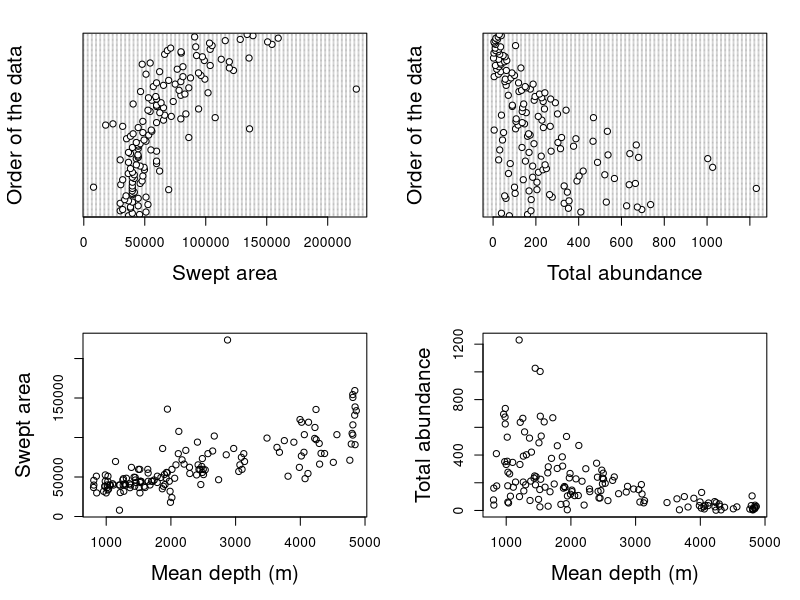
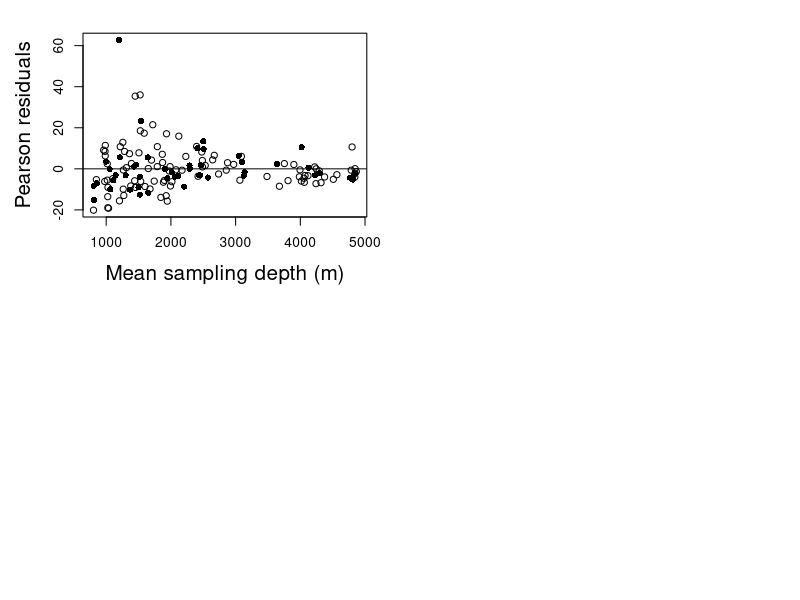
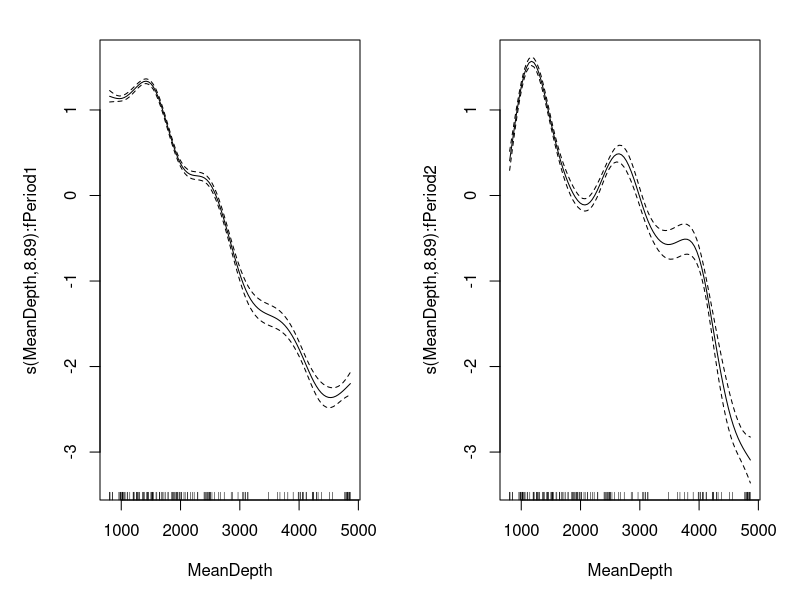
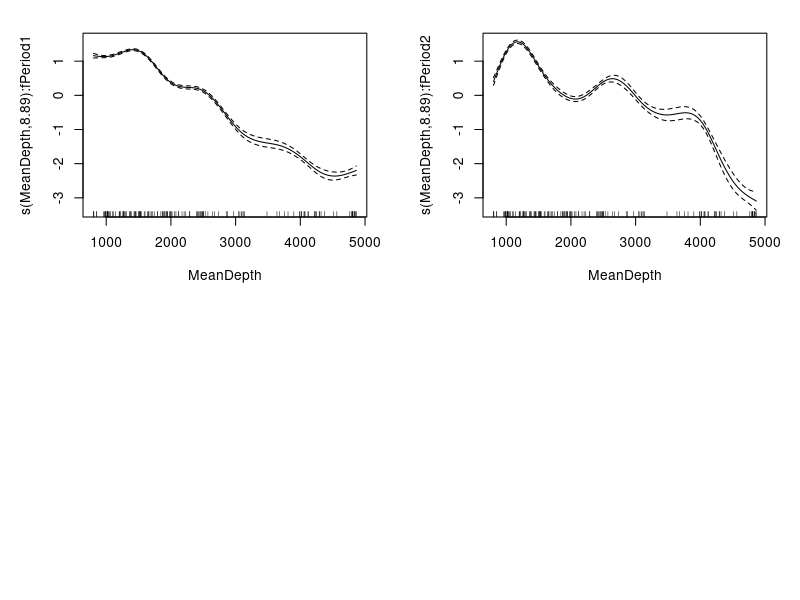

Here is the R script that generated these plots, in order: (Note: this script raises an error after producing the figures.)
#    Beginner's Guide to GAM with R
#    Alain Zuur

#    www.highstat.com

#    This program is distributed in the hope that it will be useful,
#    but WITHOUT ANY WARRANTY; without even the implied warranty of
#    MERCHANTABILITY or FITNESS FOR A PARTICULAR PURPOSE.  See the
#    GNU General Public License for more details.


##############################################################
#Load the data
DF1 <-read.table("BaileyDensity.txt", 
                 header = TRUE)
DF2 <- DF1[DF1$MeanDepth > 800,]
DF  <- na.exclude(DF2)

#Inspect the results
names(DF)
str(DF)


##############################################################
#Housekeeping: load packages and support functions
library(lattice) #For multi-panel graphs
library(MASS)    #For NB GLM
library(mgcv)    #For GAMs



###############################################
#Section 4.2 review of GLM. Count data approach

DF$fPeriod <- factor(DF$Period)


#Figure 4.1
par(mfrow = c(2,2), mar = c(5,5,2,2))
dotchart(DF$SweptArea, 
         cex.lab = 1.5,
         xlab = "Swept area",
         ylab = "Order of the data")

dotchart(DF$TotAbund, 
         cex.lab = 1.5,
         xlab = "Total abundance",
         ylab = "Order of the data")

plot(x = DF$MeanDepth, 
     y = DF$SweptArea,
     xlab = "Mean depth (m)",
     ylab = "Swept area",
     cex.lab = 1.5)

plot(x = DF$MeanDepth, 
     y = DF$TotAbund,
     xlab = "Mean depth (m)",
     ylab = "Total abundance",
     cex.lab = 1.5)

######################################################
#Section 4.4 Results of Piosson and NB GLM

#Fit the models C1 and C2
C1 <- glm(TotAbund ~ MeanDepth * fPeriod,
          family = poisson, 
          data = DF)

C2 <- glm(TotAbund ~ MeanDepth * fPeriod,
          family = poisson(link = "identity"),
          start = coef(C1),
          data = DF)
#Warnings in C2!

AIC(C1, C2)

#Calculate the overdispersion
E1 <- resid(C1, type = "pearson")
N  <- nrow(DF)
p  <- length(coef(C1))
Overdispersion <- sum(E1^2) / (N - p)
Overdispersion

MyXLab <- "Mean sampling depth (m)"
MyYLab <- expression(paste("Fish density (",m^{-2}, ")"))
DF$MyPch <- c(1,16)[DF$Period]
#Figure 4.3
par(mar = c(5,5,2,2))
plot(x = DF$MeanDepth, 
     y = E1,
     cex.lab = 1.5,
     pch = DF$MyPch,
     xlab = MyXLab,
     ylab = "Pearson residuals")
abline(h = 0)

#Fit model C3
C3 <- glm.nb(TotAbund ~ MeanDepth * fPeriod,
             data = DF)


####################################################################
#Section 4.6 Poisson GLM with offset

#Fit Model C4
DF$LogSA <- log(DF$SweptArea)
C4 <- glm(TotAbund ~ MeanDepth * fPeriod + offset(LogSA),
         family = poisson, 
         data = DF)


####################################################################
#Section 4.8 Poisson and NB GAM with offset
#Fit Model C6
C6 <- gam(TotAbund ~ s(MeanDepth, by = fPeriod) + fPeriod + offset(LogSA),
          family = poisson, 
          data = DF)

#Calcualte overdispersion
E6 <- resid(C6, type = "pearson")
Overdispersion <- sum(E6^2) / (C6$df.res)
Overdispersion

summary(C6)


#To plot the smoothers we can use the following commands
par(mfrow = c(1,2))
plot(C6)

par(mfrow = c(2,2))
plot(C6, all.terms = TRUE)

par(mfrow = c(1,2))
plot(C6,select = c(1), main ="Period 1")
plot(C6,select = c(2), main ="Period 2")

par(mfrow = c(2,2))
plot(C6, all.terms = TRUE, resid = TRUE, scale = FALSE)

par(mfrow = c(1,2))
plot(C6, shade = TRUE, scale = FALSE)


#Fit Model C7
C7 <- gam(TotAbund ~ s(MeanDepth, by = fPeriod) + fPeriod +
                     offset(LogSA),
          family = negbin(theta = c(1,10)),
          data = DF)
summary(C7)
#See the warning for the more up to date mgcv version.
#Use:
C7 <- gam(TotAbund ~ s(MeanDepth, by = fPeriod) + fPeriod +
                     offset(LogSA),
          family = nb(),
          data = DF)
#theta <- getTheta(C7)


#Fit Model C8
C8 <- gam(TotAbund ~ s(MeanDepth) + fPeriod +
                     offset(LogSA),
          family = nb(theta = 2.048),  #Slightly difference values as in book
          data = DF)                   #Due to different mgcv version! 

AIC(C7, C8)


#Figure 4.4
par(mfrow=c(1,2), mar = c(5,6,3,2))
plot(C7, select = 1, main = "Period 1")
plot(C7, select = 2, main = "Period 2")


##########################################################################
#Figure 4.5
MeanDepth.1 <- DF$MeanDepth[DF$fPeriod=="1"]
MeanDepth.2 <- DF$MeanDepth[DF$fPeriod=="2"]

MLSA1 <- mean(DF$LogSA[DF$fPeriod=="1"])
MLSA2 <- mean(DF$LogSA[DF$fPeriod=="2"])

ND1 <- data.frame(MeanDepth = seq(min(MeanDepth.1),
                                  max(MeanDepth.1),
                                  by = 1),
                  fPeriod = "1", 
                  LogSA = MLSA1)
ND2 <- data.frame(MeanDepth = seq(min(MeanDepth.2),
                                  max(MeanDepth.2),
                                  by = 1),
                  fPeriod = "2", 
                  LogSA = MLSA2)

PM1.1 <- predict(C7,newdata = ND1, se = TRUE)
PM1.2 <- predict(C7,newdata = ND2, se = TRUE)

AllY <- DF$TotAbun
AllX <- DF$MeanDepth

AllPeriod <- DF$Period
AllPch <- c(1,16)[AllPeriod]

#x axis for the lines
AllMD.1 <- ND1$MeanDepth
AllMD.2 <- ND2$MeanDepth

#y axis for fitted lines
AllFit.1 <- c(PM1.1$fit)
AllFit.2 <- c(PM1.2$fit)

AllSE.1 <- c(PM1.1$se.fit)
AllSE.2 <- c(PM1.2$se.fit)

xyplot(AllY ~ AllX ,
       strip = function(bg='white', ...) strip.default(bg='white', ...),
       scales = list(alternating = T,
                     x = list(relation = "same"),
                     y = list(relation = "free")),
       xlab = "Mean depth (m)",
       ylab = "Total abundance",
       panel=function(x,y, subscripts,...){
              x1 <- AllMD.1
              x2 <- AllMD.2
              y1 <- AllFit.1
              y2 <- AllFit.2
              se1<- AllSE.1
              se2<- AllSE.2
              panel.grid(h=-1, v= 2)

              z1.low <- exp(y1 - 1.96*se1)
              z1.up  <- exp(y1 + 1.96*se1)
              z2.low <- exp(y2 - 1.96*se2)
              z2.up  <- exp(y2 + 1.96*se2)

              panel.polygon(c(x1,rev(x1)),c(z1.low,rev(z1.up)),
                            col=grey(0.4),border=NULL)
              panel.polygon(c(x2,rev(x2)),c(z2.low,rev(z2.up)),
                            col=grey(0.7), border=NULL)
              panel.points(x,y, col = 1,
                           pch=AllPch[subscripts],cex=1)
              panel.lines(x1,exp(y1),lwd=3,lty=1,col=1)
              panel.lines(x2,exp(y2),lwd=3,lty=1,col=1)
            })
#I guess ggplot2 code would be much shorter!





#Figure 4.6
#Model validation should be for model M7
#Not M8!
E7 <- resid(C7, type = "pearson")
F7 <- fitted(C7, type = "response")

par(mfrow = c(2,2), mar = c(5,5,2,3))
plot(x = F7, 
     y = E7, 
     xlab = "Fitted values", 
     ylab = "Pearson Residuals")

plot(x = DF$MeanDepth, 
     y = E7, 
     xlab = "Mean depth (m)", 
     ylab ="Pearson residuals")
abline(h = 0, lty = 2)

plot(E7 ~ fPeriod, 
     data = DF, 
     ylab = "Pearson residuals", 
     xlab = "Period")
     
hist(E7, 
     xlab = "Pearson residuals", 
     main = "")

############## End of code #########